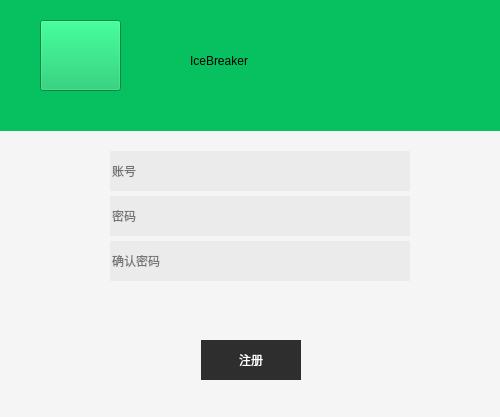
<?xml version="1.0" encoding="UTF-8"?>
<ui version="4.0">
 <class>Regster_Windows</class>
 <widget class="QWidget" name="Regster_Windows">
  <property name="geometry">
   <rect>
    <x>0</x>
    <y>0</y>
    <width>500</width>
    <height>417</height>
   </rect>
  </property>
  <property name="windowTitle">
   <string>Form</string>
  </property>
  <property name="styleSheet">
   <string notr="true">QWidget{
    background:rgb(245,245,245);
    
}

QLineEdit{
	border:none;
	background:rgb(235,235,235);
}</string>
  </property>
  <widget class="QWidget" name="horizontalLayoutWidget">
   <property name="geometry">
    <rect>
     <x>0</x>
     <y>320</y>
     <width>501</width>
     <height>81</height>
    </rect>
   </property>
   <layout class="QHBoxLayout" name="horizontalLayout">
    <item>
     <spacer name="horizontalSpacer_2">
      <property name="orientation">
       <enum>Qt::Horizontal</enum>
      </property>
      <property name="sizeHint" stdset="0">
       <size>
        <width>40</width>
        <height>20</height>
       </size>
      </property>
     </spacer>
    </item>
    <item>
     <widget class="QPushButton" name="pushButtonRegster">
      <property name="sizePolicy">
       <sizepolicy hsizetype="Fixed" vsizetype="Fixed">
        <horstretch>0</horstretch>
        <verstretch>0</verstretch>
       </sizepolicy>
      </property>
      <property name="minimumSize">
       <size>
        <width>100</width>
        <height>40</height>
       </size>
      </property>
      <property name="maximumSize">
       <size>
        <width>100</width>
        <height>40</height>
       </size>
      </property>
      <property name="styleSheet">
       <string notr="true">background-color: rgb(46,46,46);
color: rgb(255, 255, 255);
border:none;</string>
      </property>
      <property name="text">
       <string>注册</string>
      </property>
     </widget>
    </item>
    <item>
     <spacer name="horizontalSpacer">
      <property name="orientation">
       <enum>Qt::Horizontal</enum>
      </property>
      <property name="sizeHint" stdset="0">
       <size>
        <width>40</width>
        <height>20</height>
       </size>
      </property>
     </spacer>
    </item>
   </layout>
  </widget>
  <widget class="QWidget" name="widget" native="true">
   <property name="geometry">
    <rect>
     <x>0</x>
     <y>0</y>
     <width>501</width>
     <height>131</height>
    </rect>
   </property>
   <property name="sizePolicy">
    <sizepolicy hsizetype="Fixed" vsizetype="Fixed">
     <horstretch>0</horstretch>
     <verstretch>0</verstretch>
    </sizepolicy>
   </property>
   <property name="styleSheet">
    <string notr="true">background-color: rgb(7,193,96);
</string>
   </property>
   <widget class="QPushButton" name="logo">
    <property name="geometry">
     <rect>
      <x>40</x>
      <y>20</y>
      <width>81</width>
      <height>71</height>
     </rect>
    </property>
    <property name="text">
     <string/>
    </property>
   </widget>
   <widget class="QLabel" name="label">
    <property name="geometry">
     <rect>
      <x>190</x>
      <y>30</y>
      <width>231</width>
      <height>61</height>
     </rect>
    </property>
    <property name="styleSheet">
     <string notr="true">
font: 75 italic 36pt &quot;Adobe Arabic&quot;;</string>
    </property>
    <property name="text">
     <string>IceBreaker</string>
    </property>
   </widget>
  </widget>
  <widget class="QWidget" name="widget_2" native="true">
   <property name="geometry">
    <rect>
     <x>-1</x>
     <y>110</y>
     <width>501</width>
     <height>301</height>
    </rect>
   </property>
   <widget class="QWidget" name="horizontalLayoutWidget_2">
    <property name="geometry">
     <rect>
      <x>10</x>
      <y>40</y>
      <width>501</width>
      <height>132</height>
     </rect>
    </property>
    <layout class="QHBoxLayout" name="horizontalLayout_2">
     <item>
      <spacer name="horizontalSpacer_3">
       <property name="orientation">
        <enum>Qt::Horizontal</enum>
       </property>
       <property name="sizeHint" stdset="0">
        <size>
         <width>40</width>
         <height>20</height>
        </size>
       </property>
      </spacer>
     </item>
     <item>
      <layout class="QVBoxLayout" name="verticalLayout">
       <property name="spacing">
        <number>4</number>
       </property>
       <item>
        <widget class="QLineEdit" name="lineEditUsername">
         <property name="sizePolicy">
          <sizepolicy hsizetype="Fixed" vsizetype="Maximum">
           <horstretch>0</horstretch>
           <verstretch>0</verstretch>
          </sizepolicy>
         </property>
         <property name="minimumSize">
          <size>
           <width>300</width>
           <height>40</height>
          </size>
         </property>
         <property name="styleSheet">
          <string notr="true">border-bottom-color:black;</string>
         </property>
         <property name="placeholderText">
          <string>账号</string>
         </property>
        </widget>
       </item>
       <item>
        <widget class="QLineEdit" name="lineEditPassword">
         <property name="sizePolicy">
          <sizepolicy hsizetype="Fixed" vsizetype="Fixed">
           <horstretch>0</horstretch>
           <verstretch>0</verstretch>
          </sizepolicy>
         </property>
         <property name="minimumSize">
          <size>
           <width>300</width>
           <height>40</height>
          </size>
         </property>
         <property name="text">
          <string/>
         </property>
         <property name="echoMode">
          <enum>QLineEdit::Password</enum>
         </property>
         <property name="placeholderText">
          <string>密码</string>
         </property>
        </widget>
       </item>
       <item>
        <widget class="QLineEdit" name="lineEditPassword_2">
         <property name="sizePolicy">
          <sizepolicy hsizetype="Fixed" vsizetype="Fixed">
           <horstretch>0</horstretch>
           <verstretch>0</verstretch>
          </sizepolicy>
         </property>
         <property name="minimumSize">
          <size>
           <width>300</width>
           <height>40</height>
          </size>
         </property>
         <property name="text">
          <string/>
         </property>
         <property name="echoMode">
          <enum>QLineEdit::Password</enum>
         </property>
         <property name="placeholderText">
          <string>确认密码</string>
         </property>
        </widget>
       </item>
      </layout>
     </item>
     <item>
      <spacer name="horizontalSpacer_4">
       <property name="orientation">
        <enum>Qt::Horizontal</enum>
       </property>
       <property name="sizeHint" stdset="0">
        <size>
         <width>40</width>
         <height>20</height>
        </size>
       </property>
      </spacer>
     </item>
    </layout>
   </widget>
  </widget>
  <zorder>widget_2</zorder>
  <zorder>horizontalLayoutWidget</zorder>
  <zorder>widget</zorder>
 </widget>
 <resources/>
 <connections/>
</ui>
